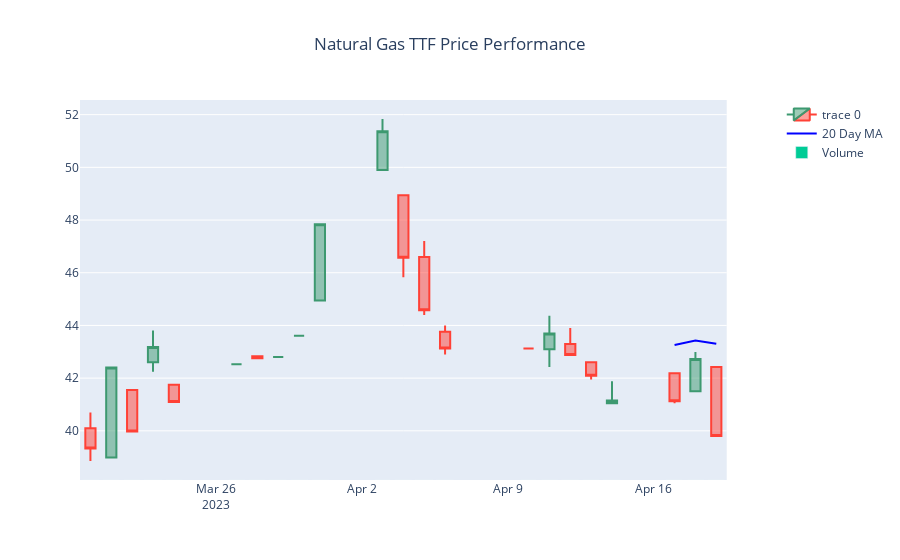

The notebook cell saved with this chart:
### Code cell
from plotly.subplots import make_subplots
fig2 = make_subplots(specs=[[{"secondary_y": True}]])
fig2.add_trace(go.Candlestick(x=hist.index,
                              open=hist['Open'],
                              high=hist['High'],
                              low=hist['Low'],
                              close=hist['Close'],
                             ))
fig2.add_trace(go.Scatter(x=hist.index,y=hist['Close'].rolling(window=20).mean(),marker_color='blue',name='20 Day MA'))
fig2.add_trace(go.Bar(x=hist.index, y=hist['Volume'], name='Volume'),secondary_y=True)
fig2.update_layout(title={'text':'Natural Gas TTF Price Performance', 'x':0.5})
fig2.update_yaxes(range=[0,1000000000],secondary_y=True)
fig2.update_yaxes(visible=False, secondary_y=True)
fig2.update_layout(xaxis_rangeslider_visible=False)  #hide range slider
fig2.show()
